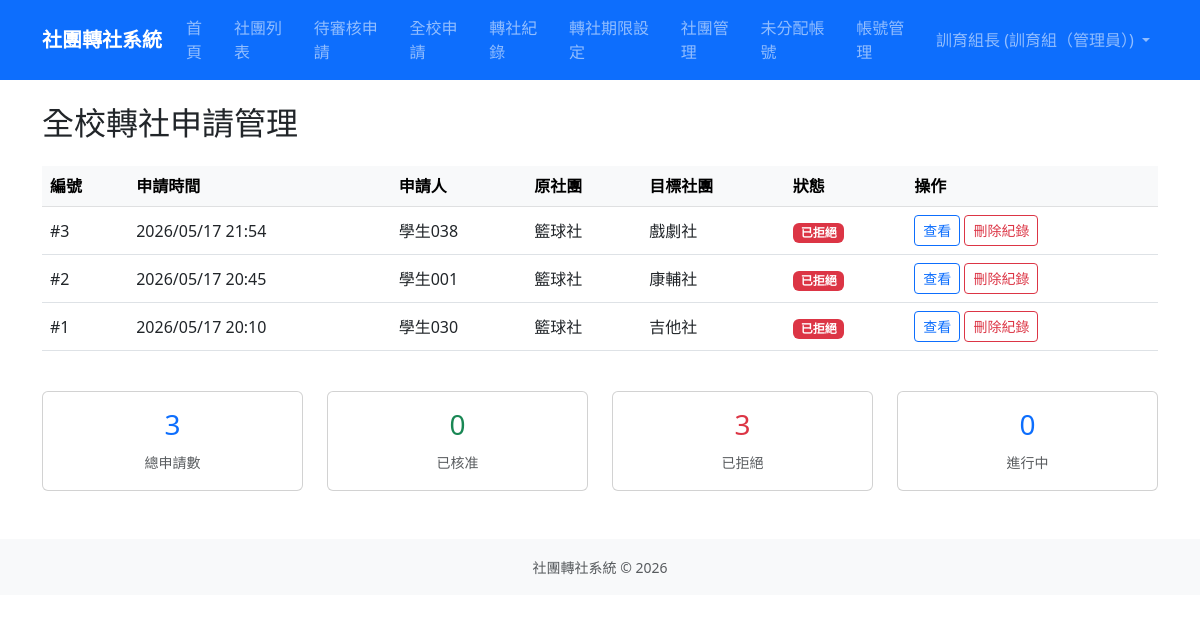
Screenshot of /transfers/all-requests/ (signed in) with the database file from the repository.
### accounts/models.py (models this page shows, shortened)
class User(django.contrib.auth.models.AbstractUser):
    ROLE_CHOICES = [
        ('student', '學生'),
        ('president', '社長'),
        ('teacher', '指導老師'),
        ('admin', '訓育組（管理員）'),
    ]
    role = models.CharField(
        max_length=20,
        choices=ROLE_CHOICES,
        default='student',
        verbose_name='身分組'
    )
    student_id = models.CharField(
        max_length=20,
        blank=True,
        verbose_name='學號'
    )
    class_name = models.CharField(
        max_length=20,
        blank=True,
        verbose_name='班級'
    )
    seat_number = models.PositiveSmallIntegerField(
        null=True,
        blank=True,
        verbose_name='座號'
    )
    club = models.ForeignKey(
        'clubs.Club',
        on_delete=models.SET_NULL,
        null=True,
        blank=True,
        verbose_name='所屬社團',
        related_name='members'
    )
    class Meta:
        verbose_name = '使用者'
        verbose_name_plural = '使用者'

### transfers/models.py (models this page shows, shortened)
class TransferRequest(models.Model):
    STATUS_CHOICES = [
        ('draft', '草稿'),
        ('orig_president_pending', '原社長審核中'),
        ('orig_teacher_pending', '原指導老師審核中'),
        ('new_president_pending', '新社長審核中'),
        ('new_teacher_pending', '新指導老師審核中'),
        ('admin_pending', '訓育組審核中'),
        ('approved', '已核准'),
        ('rejected', '已拒絕'),
        ('returned', '退回重選'),
    ]
    student = models.ForeignKey(
        settings.AUTH_USER_MODEL,
        on_delete=models.CASCADE,
        related_name='transfer_requests',
        verbose_name='申請學生'
    )
    original_club = models.ForeignKey(
        'clubs.Club',
        on_delete=models.CASCADE,
        related_name='transfer_out_requests',
        verbose_name='原社團'
    )
    target_club = models.ForeignKey(
        'clubs.Club',
        on_delete=models.CASCADE,
        related_name='transfer_in_requests',
        verbose_name='目標社團'
    )
    status = models.CharField(
        max_length=30,
        choices=STATUS_CHOICES,
        default='orig_president_pending',
        verbose_name='狀態'
    )
    reason = models.TextField(blank=True, verbose_name='轉社原因')
    created_at = models.DateTimeField(auto_now_add=True, verbose_name='申請時間')
    updated_at = models.DateTimeField(auto_now=True, verbose_name='更新時間')
    completed_at = models.DateTimeField(null=True, blank=True, verbose_name='完成時間')
    class Meta:
        verbose_name = '轉社申請單'
        verbose_name_plural = '轉社申請單'
        ordering = ['-created_at']

### clubs/models.py (models this page shows, shortened)
class Club(models.Model):
    CATEGORY_CHOICES = [
        ('academic', '學術類'),
        ('arts', '藝文類'),
        ('performance', '藝能類'),
        ('recreation', '康輔類'),
        ('sports', '體育類'),
    ]
    code = models.CharField(max_length=10, unique=True, null=True, blank=True, verbose_name='社團代號')
    name = models.CharField(max_length=100, verbose_name='社團名稱')
    teacher = models.CharField(max_length=50, default='', verbose_name='指導老師')
    president = models.CharField(max_length=50, default='', verbose_name='社長')
    location = models.CharField(max_length=100, blank=True, verbose_name='社課場地')
    category = models.CharField(max_length=20, choices=CATEGORY_CHOICES, blank=True, verbose_name='類別')
    description = models.TextField(blank=True, verbose_name='社團描述')
    max_members = models.PositiveIntegerField(default=30, verbose_name='人數上限')
    current_members = models.PositiveIntegerField(default=0, verbose_name='現有人數')
    is_active = models.BooleanField(default=True, verbose_name='啟用中')
    created_at = models.DateTimeField(auto_now_add=True, verbose_name='建立時間')
    updated_at = models.DateTimeField(auto_now=True, verbose_name='更新時間')
    class Meta:
        verbose_name = '社團'
        verbose_name_plural = '社團'
        ordering = ['name']

### transfers/views.py (the view)
# urls.py: path('all-requests/', views.AllRequestsView.as_view(), name='all_requests'),
class AllRequestsView(LoginRequiredMixin, AdminRequiredMixin, ListView):
    model = TransferRequest
    template_name = 'transfers/all_requests.html'
    context_object_name = 'requests'
    def get_queryset(self):
        return TransferRequest.objects.all().select_related(
            'student', 'original_club', 'target_club'
        )
    def get_context_data(self, **kwargs):
        context = super().get_context_data(**kwargs)
        all_requests = TransferRequest.objects.all()
        context['total_count'] = all_requests.count()
        context['approved_count'] = all_requests.filter(status='approved').count()
        context['rejected_count'] = all_requests.filter(status='rejected').count()
        context['in_progress_count'] = all_requests.exclude(
            status__in=['approved', 'rejected']
        ).count()
        return context

### accounts/templatetags/account_extras.py (called while the page is built)
@register.filter
def display_role(user):
    if getattr(user, 'role', None) == 'president' and not user_is_club_president(user, user.club):
        return '學生'
    return user.get_role_display()

### transfers/context_processors.py (called while the page is built)
def transfer_window(request):
    context = get_transfer_window_state()
    user = getattr(request, 'user', None)
    context['admin_pending_review_count'] = 0
    if user and user.is_authenticated and (
        user.is_superuser or getattr(user, 'role', None) == 'admin'
    ):
        context['admin_pending_review_count'] = TransferRequest.objects.filter(
            status__in=[
                'orig_president_pending',
                'orig_teacher_pending',
                'new_president_pending',
                'new_teacher_pending',
                'admin_pending',
            ],
        ).count()
    return context

### transfers/models.py (called while the page is built)
    @classmethod
    def get_current(cls):
        return cls.objects.order_by('-updated_at', '-pk').first()

    def is_open(self, today=None):
        if self.is_paused:
            return False
        today = today or timezone.localdate()
        return self.start_date <= today <= self.end_date

    def get_status(self, today=None):
        if self.is_paused:
            return 'paused'
        today = today or timezone.localdate()
        if today < self.start_date:
            return 'not_started'
        if today > self.end_date:
            return 'ended'
        return 'open'

### transfers/services.py (called while the page is built)
def get_transfer_window_state():
    transfer_window = TransferWindow.get_current()
    is_open = transfer_window.is_open() if transfer_window else False
    status = transfer_window.get_status() if transfer_window else 'not_configured'
    return {
        'transfer_window': transfer_window,
        'transfer_window_is_open': is_open,
        'transfer_window_status': status,
        'transfer_window_is_paused': status == 'paused',
    }

### transfers/views.py (called while the page is built)
def is_training_admin(user):
    return user.is_superuser or getattr(user, 'role', None) == 'admin'

    def test_func(self):
        return is_training_admin(self.request.user)

### templates/transfers/all_requests.html (shortened to what this page needs)
{% extends 'base.html' %}
{% block content %}
<h2 class="mb-4">全校轉社申請管理</h2>
{% if requests %}
<div class="table-responsive">
    <table class="table table-hover align-middle">
        <thead class="table-light">
            <tr>
                <th>編號</th>
                <th>申請時間</th>
                <th>申請人</th>
                <th>原社團</th>
                <th>目標社團</th>
                <th>狀態</th>
                <th>操作</th>
            </tr>
        </thead>
        <tbody>
            {% for req in requests %}
            <tr>
                <td>#{{ req.id }}</td>
                <td>{{ req.created_at|date:"Y/m/d H:i" }}</td>
                <td>{{ req.student.get_full_name|default:req.student.username }}</td>
                <td>{{ req.original_club.name }}</td>
                <td>{{ req.target_club.name }}</td>
                <td>
                    {% if req.status == 'approved' %}
                        <span class="badge bg-success">{{ req.get_status_display }}</span>
                    {% elif req.status == 'rejected' %}
                        <span class="badge bg-danger">{{ req.get_status_display }}</span>
                    {% elif req.status == 'returned' %}
                        <span class="badge bg-warning text-dark">{{ req.get_status_display }}</span>
                    {% elif req.status == 'admin_pending' %}
                        <span class="badge bg-info">{{ req.get_status_display }}</span>
                    {% else %}
                        <span class="badge bg-primary">{{ req.get_status_display }}</span>
                    {% endif %}
                </td>
                <td>
                    <a href="{% url 'request_detail' req.pk %}" class="btn btn-sm btn-outline-primary">查看</a>
                    <a href="{% url 'delete_request_record' req.pk %}" class="btn btn-sm btn-outline-danger">刪除紀錄</a>
                </td>
            </tr>
            {% endfor %}
        </tbody>
    </table>
</div>
<div class="row mt-4">
    <div class="col-md-3">
        <div class="card text-center">
            <div class="card-body">
                <h3 class="text-primary">{{ total_count }}</h3>
                <small class="text-muted">總申請數</small>
            </div>
        </div>
    </div>
    <div class="col-md-3">
        <div class="card text-center">
            <div class="card-body">
                <h3 class="text-success">{{ approved_count }}</h3>
                <small class="text-muted">已核准</small>
            </div>
        </div>
    </div>
    <div class="col-md-3">
        <div class="card text-center">
            <div class="card-body">
                <h3 class="text-danger">{{ rejected_count }}</h3>
                <small class="text-muted">已拒絕</small>
            </div>
        </div>
    </div>
    <div class="col-md-3">
        <div class="card text-center">
            <div class="card-body">
                <h3 class="text-primary">{{ in_progress_count }}</h3>
                <small class="text-muted">進行中</small>
            </div>
        </div>
    </div>
</div>
{% else %}
<div class="alert alert-info">目前沒有任何轉社申請紀錄。</div>
{% endif %}
{% endblock %}

### templates/base.html (shortened to what this page needs)
<!DOCTYPE html>
{% load account_extras %}
<html lang="zh-TW">
<head>
    <link href="https://cdn.jsdelivr.net/npm/bootstrap@5.3.0/dist/css/bootstrap.min.css" rel="stylesheet">
</head>
<body>
    <nav class="navbar navbar-expand-lg navbar-dark bg-primary">
        <div class="container">
            <a class="navbar-brand" href="{% url 'home' %}">社團轉社系統</a>
            <div class="collapse navbar-collapse" id="navbarNav">
                <ul class="navbar-nav me-auto">
                    <li class="nav-item">
                        <a class="nav-link" href="{% url 'home' %}">首頁</a>
                    </li>
                    <li class="nav-item">
                        <a class="nav-link" href="{% url 'club_list' %}">社團列表</a>
                    </li>
                    {% if user.is_authenticated %}
                        {% if user.is_superuser or user.role == 'president' or user.role == 'teacher' or user.role == 'admin' %}
                            <li class="nav-item">
                                <a class="nav-link position-relative" href="{% url 'pending_approvals' %}">
                                    待審核申請
                                </a>
                            </li>
                        {% endif %}
                        {% if user.is_superuser or user.role == 'admin' %}
                            <li class="nav-item">
                                <a class="nav-link" href="{% url 'all_requests' %}">全校申請</a>
                            </li>
                        {% endif %}
                        {% if user.is_superuser or user.role == 'admin' %}
                            <li class="nav-item">
                                <a class="nav-link" href="{% url 'transfer_record_archive_list' %}">轉社紀錄</a>
                            </li>
                            <li class="nav-item">
                                <a class="nav-link" href="{% url 'transfer_window_settings' %}">轉社期限設定</a>
                            </li>
                            <li class="nav-item">
                                <a class="nav-link" href="{% url 'club_admin_list' %}">社團管理</a>
                            </li>
                            <li class="nav-item">
                                <a class="nav-link" href="{% url 'unassigned_account_list' %}">未分配帳號</a>
                            </li>
                            <li class="nav-item">
                                <a class="nav-link" href="{% url 'account_admin_list' %}">帳號管理</a>
                            </li>
                        {% endif %}
                    {% endif %}
                </ul>
                <ul class="navbar-nav">
                    {% if user.is_authenticated %}
                        <li class="nav-item dropdown">
                            <a class="nav-link dropdown-toggle" href="#" role="button" data-bs-toggle="dropdown">
                                {{ user.get_full_name|default:user.username }} ({{ user|display_role }})
                            </a>
                        </li>
                    {% else %}
                        <li class="nav-item">
                            <a class="nav-link" href="{% url 'login' %}">登入</a>
                        </li>
                    {% endif %}
                </ul>
            </div>
        </div>
    </nav>
    <main class="container my-4">
        {% block content %}{% endblock %}
    </main>
    <footer class="bg-light py-3 mt-5">
        <div class="container text-center text-muted">
            <small>社團轉社系統 &copy; 2026</small>
        </div>
    </footer>
</body>
</html>

### templates/base.html (style rules this page uses)
.navbar-brand { font-weight: bold; }

### rows the page displays
User: get_full_name "訓育組長", role "訓育組（管理員）"
TransferRequest: id "3", created_at "2026/05/17 21:54", student.get_full_name "學生038", original_club.name "籃球社", target_club.name "戲劇社", status "已拒絕"
TransferRequest: id "2", created_at "2026/05/17 20:45", student.get_full_name "學生001", original_club.name "籃球社", target_club.name "康輔社", status "已拒絕"
TransferRequest: id "1", created_at "2026/05/17 20:10", student.get_full_name "學生030", original_club.name "籃球社", target_club.name "吉他社", status "已拒絕"

### other values shown
{{ total_count }} "3"
{{ approved_count }} "0"
{{ rejected_count }} "3"
{{ in_progress_count }} "0"
